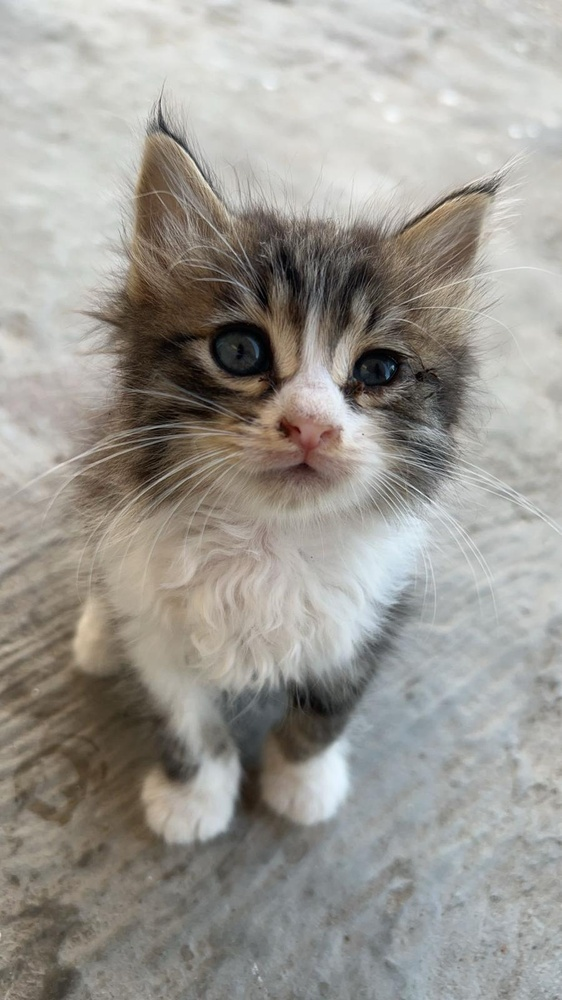
#> input picture OPENCV/Photos/cat.jpg, 562 x 1000 px, shrunk from 900 x 1600 before the run
$ python imageGradients.py
#> lines starting #> are read from the running program, lines starting #| are printed output that depends on the picture
import numpy as np
import cv2 as cv
from matplotlib import pyplot as plt

img = cv.imread('Photos/cat.jpg', cv.IMREAD_GRAYSCALE)
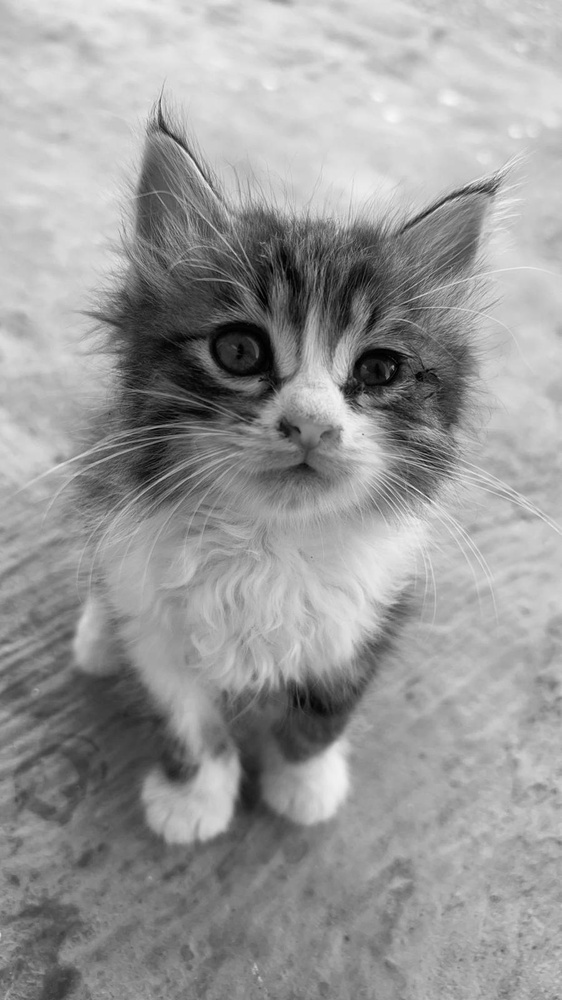
#> img: shape (1000, 562); min 0, max 247, mean 153.8
assert img is not None, "file could not be read, check with os.path.exists()"

# Output dtype = cv.CV_8U
sobelx8u = cv.Sobel(img,cv.CV_8U,1,0,ksize=5)
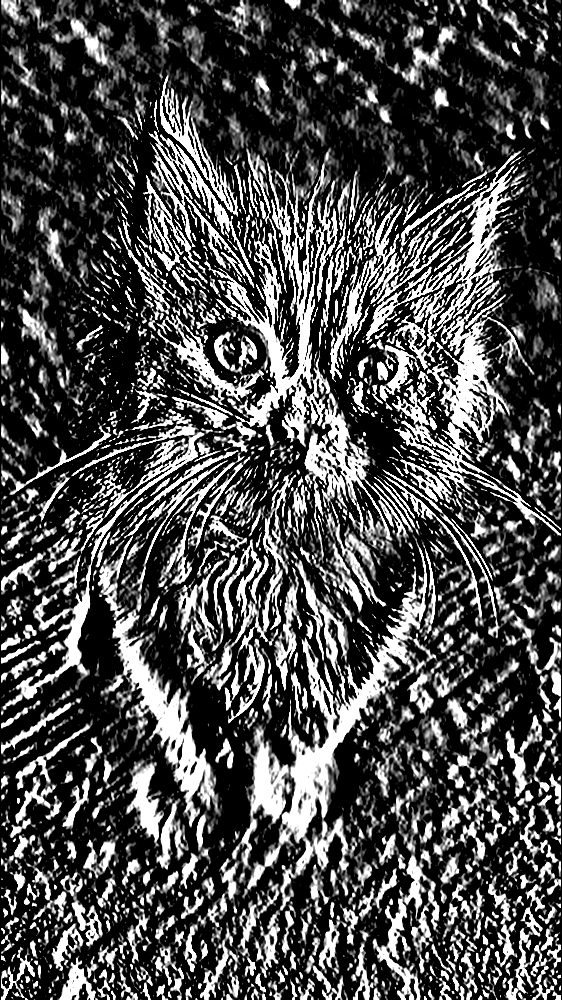
#> sobelx8u: shape (1000, 562); min 0, max 255, mean 76.4

# Output dtype = cv.CV_64F. Then take its absolute and convert to cv.CV_8U
sobelx64f = cv.Sobel(img,cv.CV_64F,1,0,ksize=5)
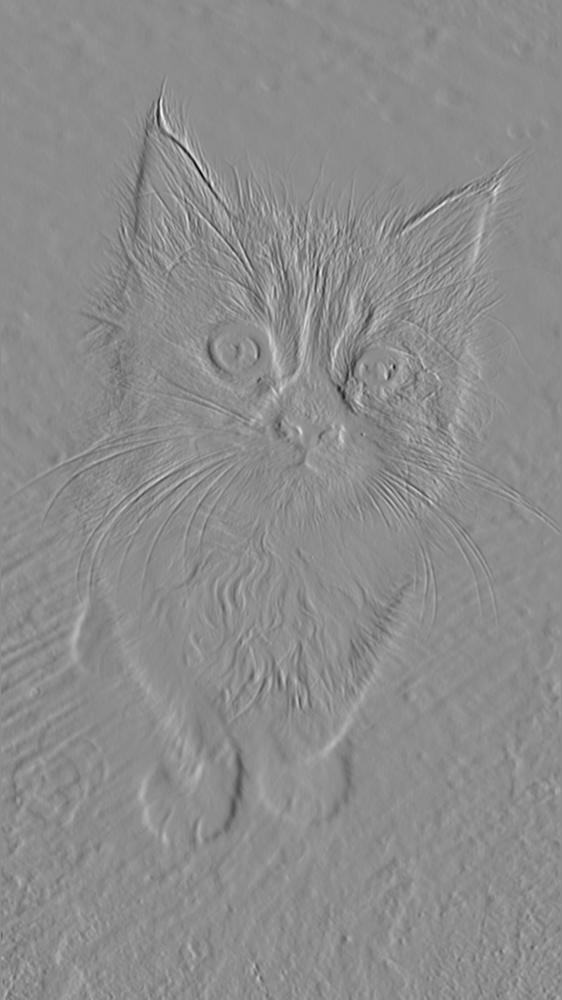
#> sobelx64f: shape (1000, 562) float64; min -6674, max 5426, mean 4.1; drawn with min black and max white
abs_sobel64f = np.absolute(sobelx64f)
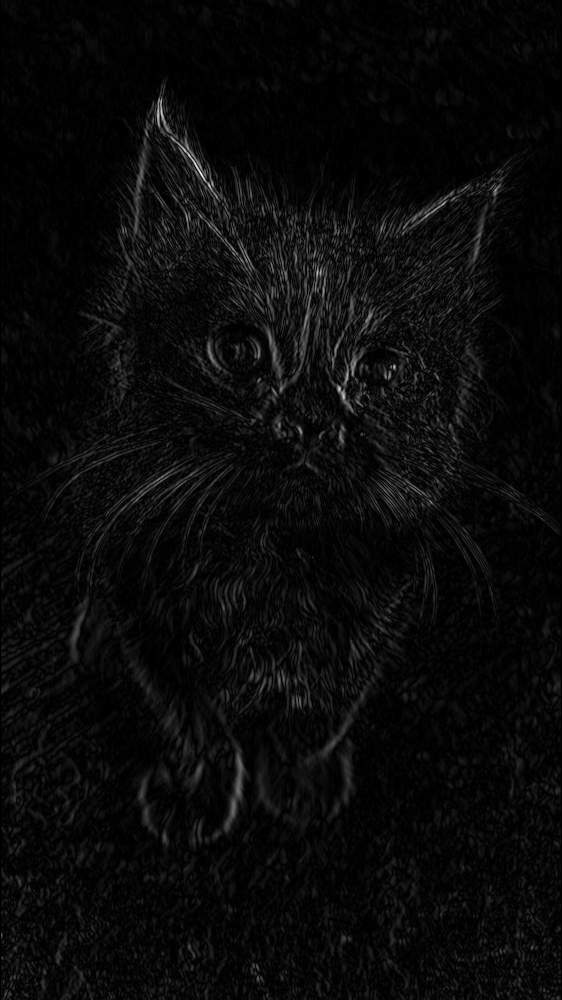
#> abs_sobel64f: shape (1000, 562) float64; min 0, max 6674, mean 270.6; drawn with min black and max white
sobel_8u = np.uint8(abs_sobel64f)
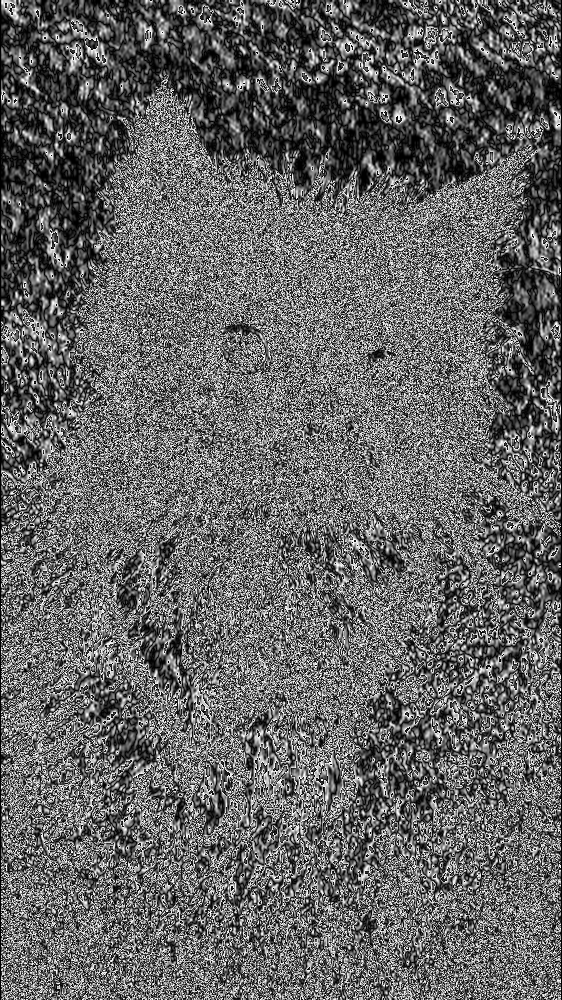
#> sobel_8u: shape (1000, 562); min 0, max 255, mean 100.9

plt.subplot(1,3,1),plt.imshow(img,cmap = 'gray')
plt.title('Original'), plt.xticks([]), plt.yticks([])
plt.subplot(1,3,2),plt.imshow(sobelx8u,cmap = 'gray')
plt.title('Sobel CV_8U'), plt.xticks([]), plt.yticks([])
plt.subplot(1,3,3),plt.imshow(sobel_8u,cmap = 'gray')
plt.title('Sobel abs(CV_64F)'), plt.xticks([]), plt.yticks([])

plt.show()

$ run again, with OPENCV/Photos/IMG-20240624-WA0016.jpg copied over OPENCV/Photos/cat.jpg
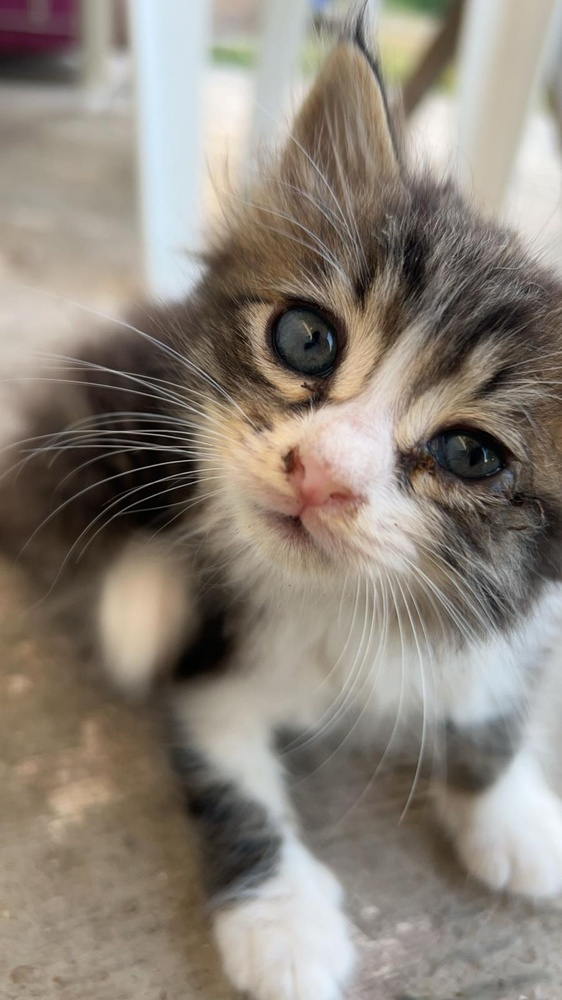
#> input picture OPENCV/Photos/IMG-20240624-WA0016.jpg, 562 x 1000 px, shrunk from 900 x 1600 before the run
#> `abs_sobel64f = np.absolute(sobelx64f)`:
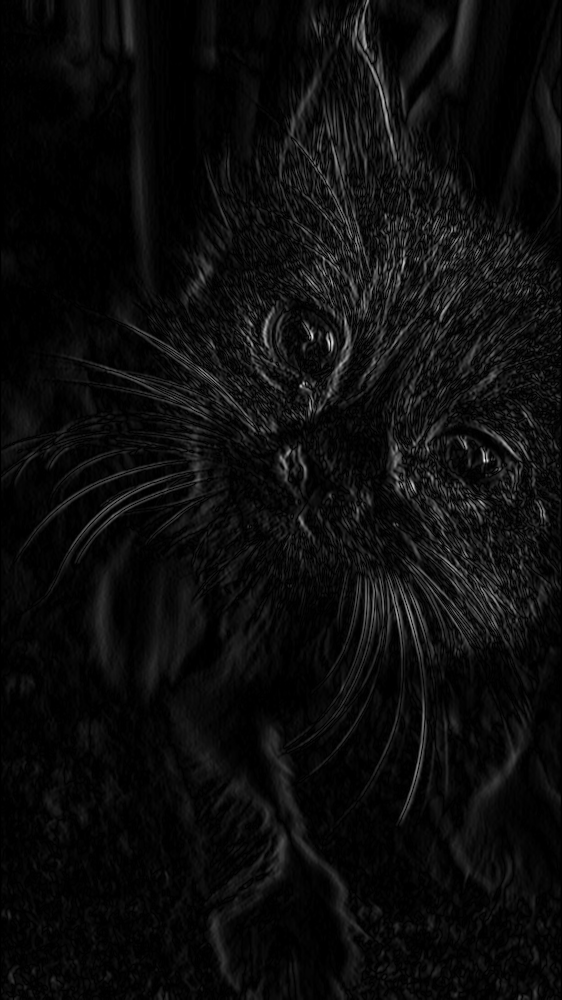
#> abs_sobel64f: shape (1000, 562) float64; min 0, max 5905, mean 297.8; drawn with min black and max white
#> `sobel_8u = np.uint8(abs_sobel64f)`:
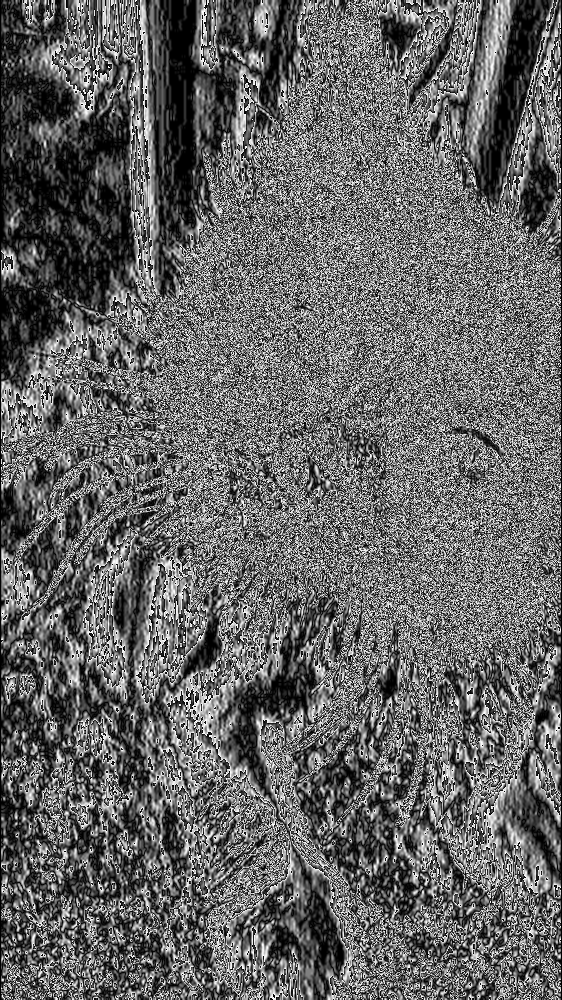
#> sobel_8u: shape (1000, 562); min 0, max 255, mean 101

$ run again, with OPENCV/Photos/IMG-20240624-WA0017.jpg copied over OPENCV/Photos/cat.jpg
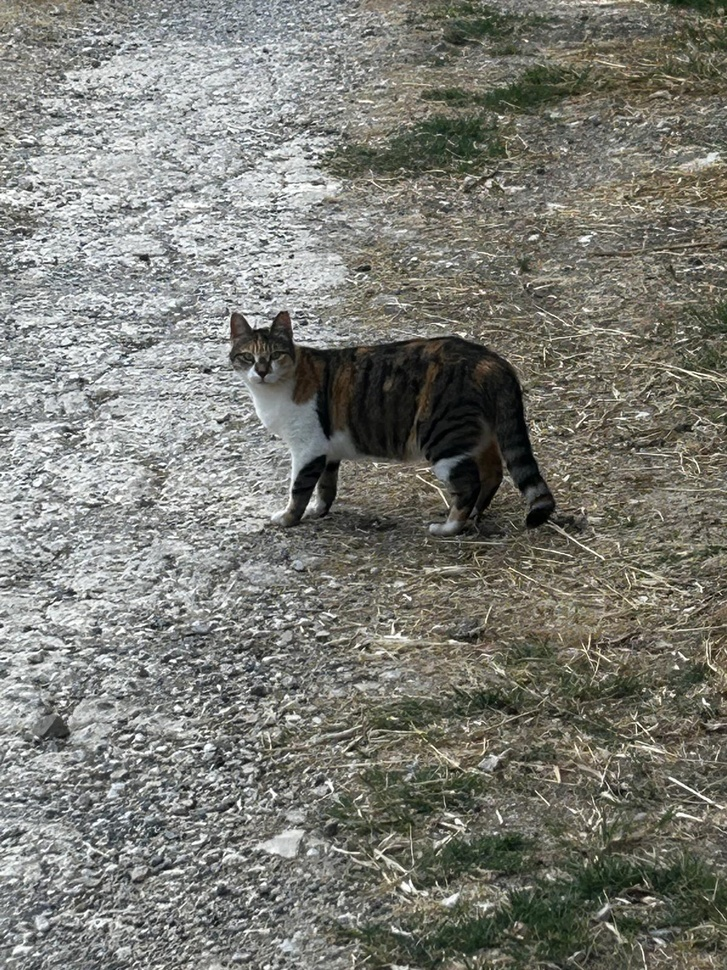
#> input picture OPENCV/Photos/IMG-20240624-WA0017.jpg, 727 x 970 px, shrunk from 1200 x 1600 before the run
#> `abs_sobel64f = np.absolute(sobelx64f)`:
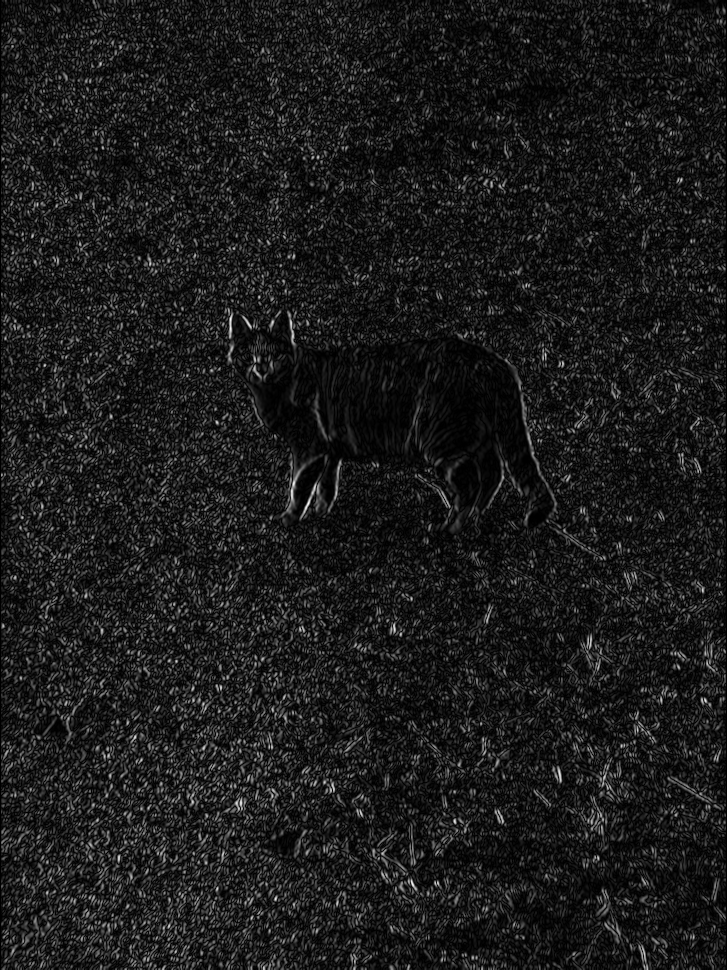
#> abs_sobel64f: shape (970, 727) float64; min 0, max 9066, mean 986.3; drawn with min black and max white
#> `sobel_8u = np.uint8(abs_sobel64f)`:
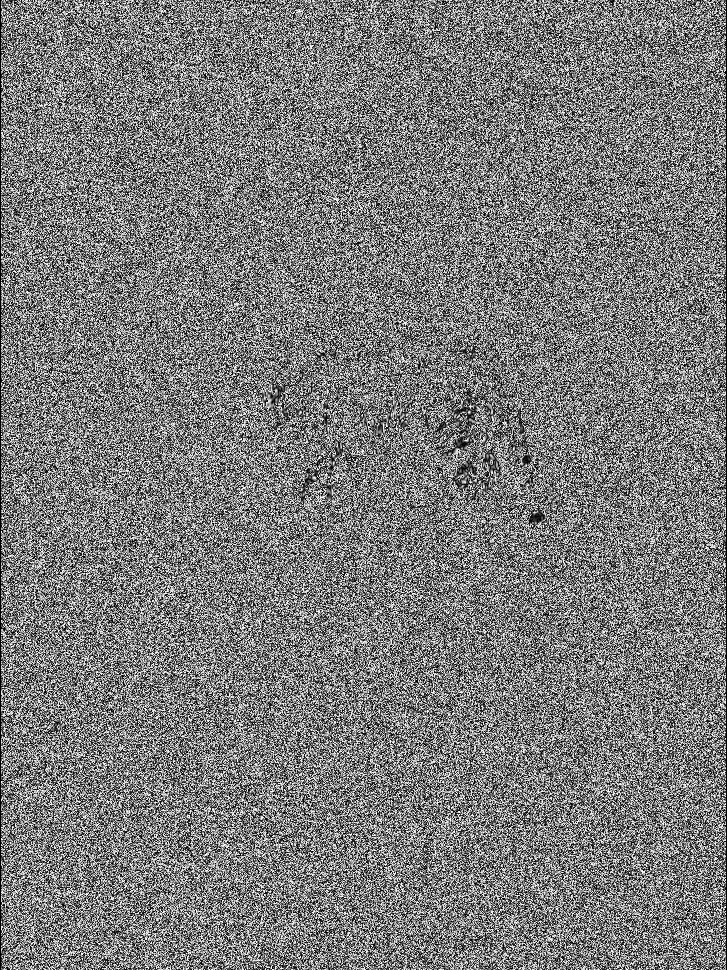
#> sobel_8u: shape (970, 727); min 0, max 255, mean 122.6

$ run again, with OPENCV/Photos/IMG-20240624-WA0018.jpg copied over OPENCV/Photos/cat.jpg
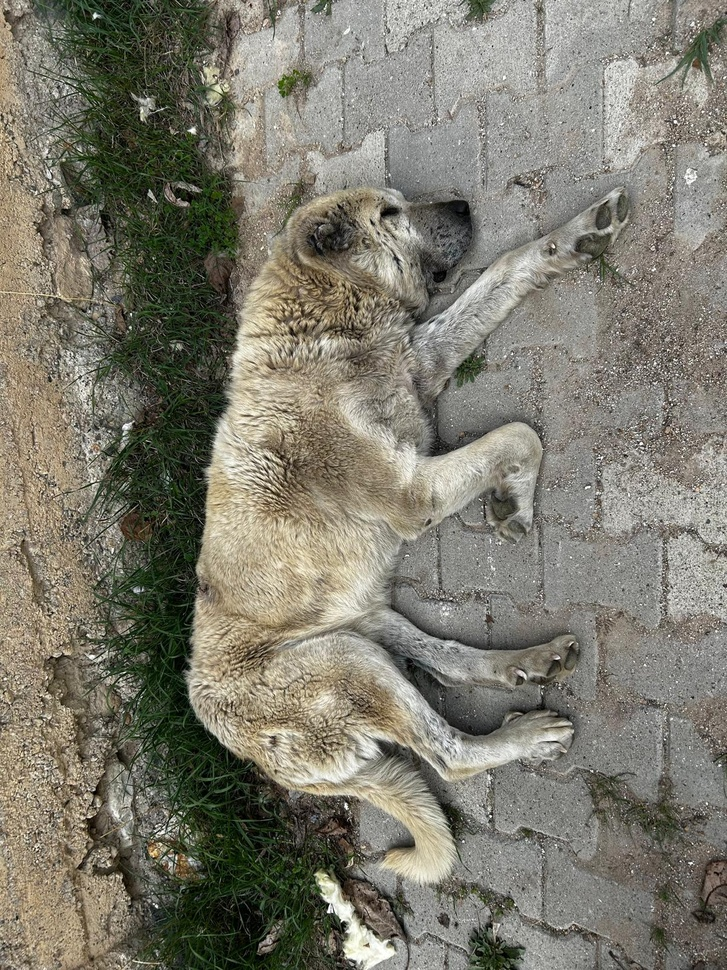
#> input picture OPENCV/Photos/IMG-20240624-WA0018.jpg, 727 x 970 px, shrunk from 1200 x 1600 before the run
#> `abs_sobel64f = np.absolute(sobelx64f)`:
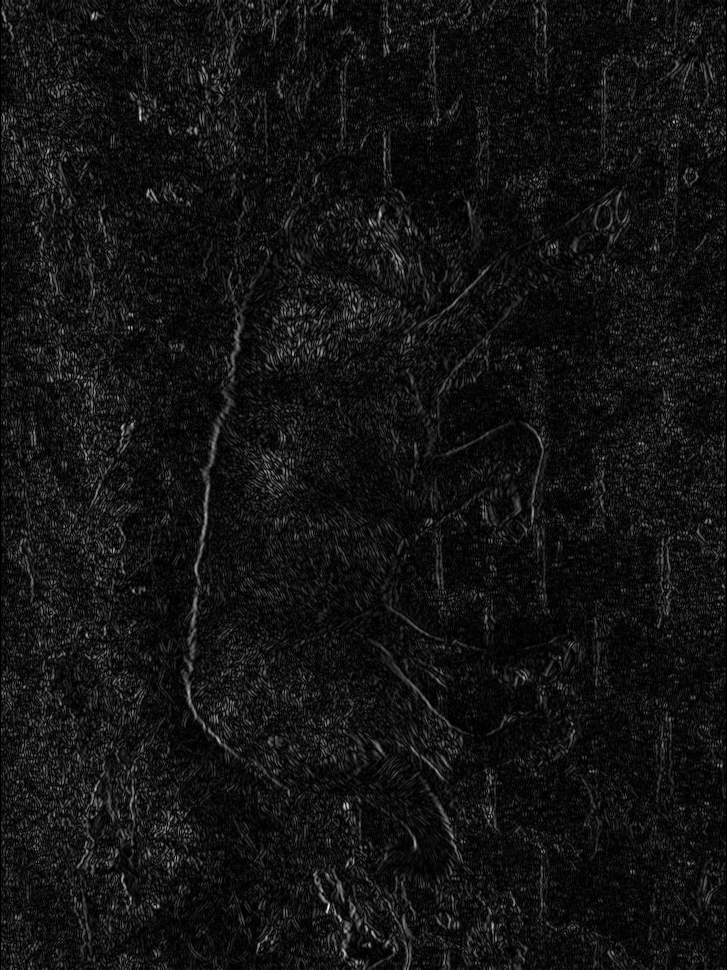
#> abs_sobel64f: shape (970, 727) float64; min 0, max 10511, mean 793.2; drawn with min black and max white
#> `sobel_8u = np.uint8(abs_sobel64f)`:
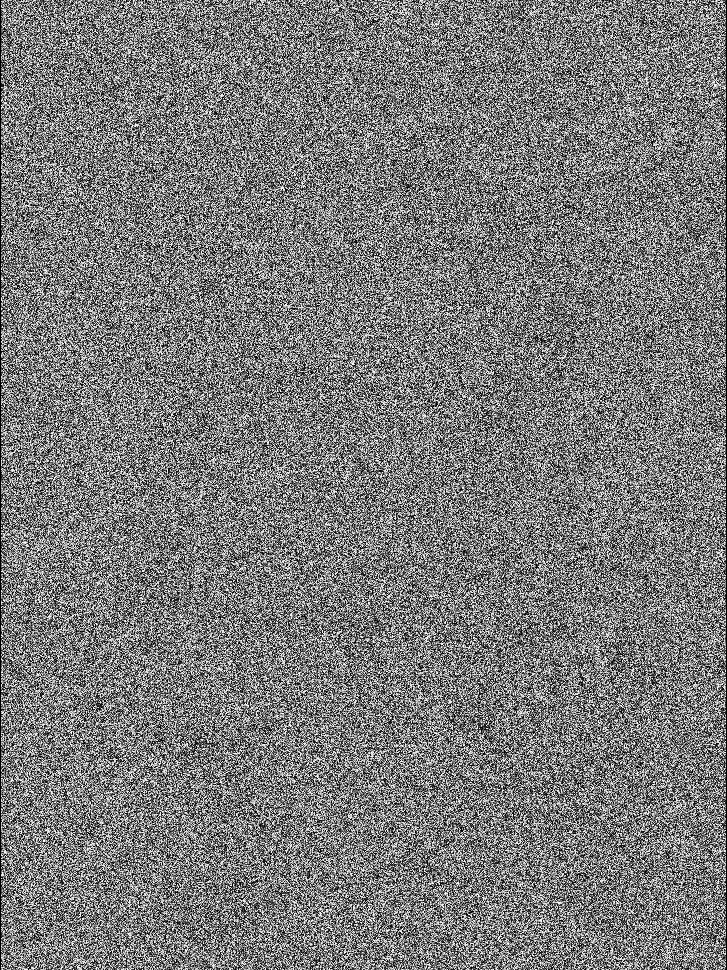
#> sobel_8u: shape (970, 727); min 0, max 255, mean 121.8
